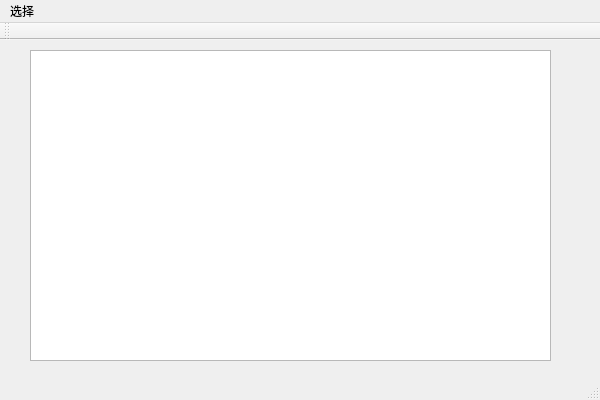
<?xml version="1.0" encoding="UTF-8"?>
<ui version="4.0">
 <class>CodeWidgetClass</class>
 <widget class="QMainWindow" name="CodeWidgetClass">
  <property name="geometry">
   <rect>
    <x>0</x>
    <y>0</y>
    <width>600</width>
    <height>400</height>
   </rect>
  </property>
  <property name="windowTitle">
   <string>CodeWidget</string>
  </property>
  <widget class="QWidget" name="centralWidget">
   <widget class="QTextEdit" name="textEdit">
    <property name="geometry">
     <rect>
      <x>30</x>
      <y>10</y>
      <width>521</width>
      <height>311</height>
     </rect>
    </property>
   </widget>
  </widget>
  <widget class="QMenuBar" name="menuBar">
   <property name="geometry">
    <rect>
     <x>0</x>
     <y>0</y>
     <width>600</width>
     <height>26</height>
    </rect>
   </property>
   <widget class="QMenu" name="runMenu">
    <property name="title">
     <string>选择</string>
    </property>
    <addaction name="actionrun"/>
   </widget>
   <addaction name="runMenu"/>
  </widget>
  <widget class="QToolBar" name="mainToolBar">
   <attribute name="toolBarArea">
    <enum>TopToolBarArea</enum>
   </attribute>
   <attribute name="toolBarBreak">
    <bool>false</bool>
   </attribute>
  </widget>
  <widget class="QStatusBar" name="statusBar"/>
  <action name="actionrun">
   <property name="text">
    <string>run</string>
   </property>
  </action>
 </widget>
 <layoutdefault spacing="6" margin="11"/>
 <resources/>
 <connections/>
</ui>
